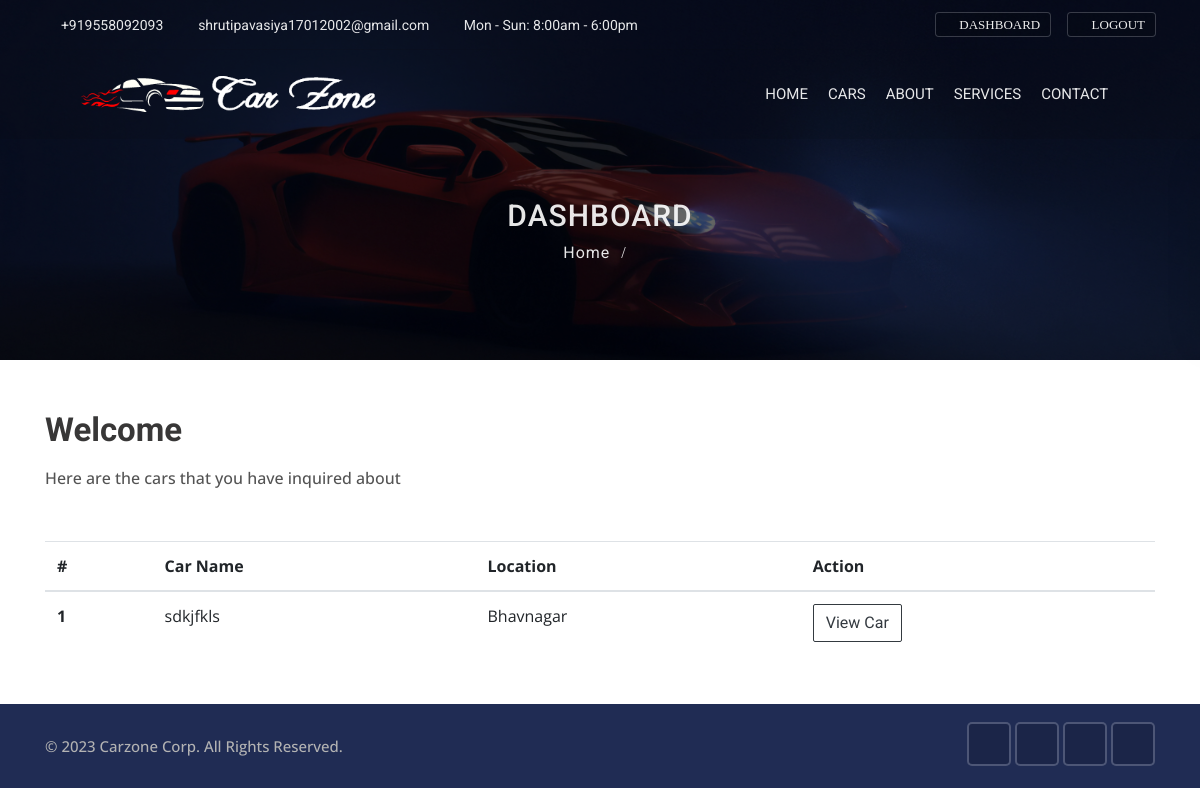
The app's page /accounts/dashboard (signed in), older data.
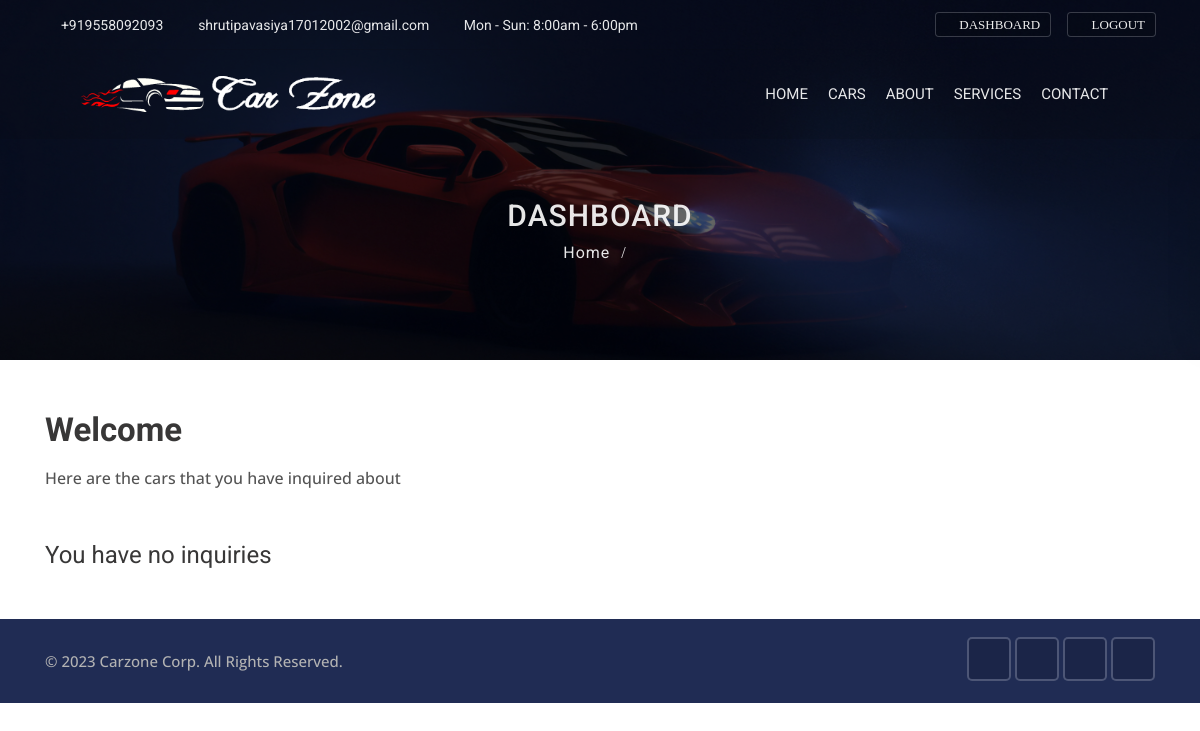
The same page, newer data.
### contacts/models.py (models this page shows, shortened)
class Contact(models.Model):
    first_name = models.CharField(max_length=100)
    last_name = models.CharField(max_length=100)
    car_id = models.IntegerField()
    customer_need = models.CharField(max_length=100)
    car_title = models.CharField(max_length=100)
    city = models.CharField(max_length=100)
    state = models.CharField(max_length=100)
    email = models.EmailField(max_length=100)
    phone = models.CharField(max_length=100)
    message = models.TextField(blank=True)
    user_id = models.IntegerField(blank=True)
    create_date = models.DateTimeField(blank=True, default=datetime.now)

### accounts/views.py (the view)
# urls.py: path('dashboard', views.dashboard, name='dashboard'),
@login_required(login_url = 'login')
def dashboard(request):
    user_inquiry = Contact.objects.order_by('-create_date').filter(user_id=request.user.id)
    data = {
        'inquiries': user_inquiry,
    }
    return render(request, 'accounts/dashboard.html', data)

### templates/accounts/dashboard.html (shortened to what this page needs)
{% extends 'base.html' %}
{% block content %}
<div class="sub-banner overview-bgi">
    <div class="container breadcrumb-area">
        <div class="breadcrumb-areas">
            <h1>Dashboard</h1>
            <ul class="breadcrumbs">
                <li><a href="{% url 'home' %}">Home</a></li>
                <li class="active">{{user.first_name}}</li>
            </ul>
        </div>
    </div>
</div>
<div class="container mt-50 mb-50">
	<div class="main-title" style="text-align:left !important;">
            <h1>Welcome </h1>
            <p>Here are the cars that you have inquired about</p>
        </div>
        {% if inquiries %}
            <table class="table table-hover">
              <thead>
              <tr>
                <th scope="col">#</th>
                <th scope="col">Car Name</th>
                <th scope="col">Location</th>
                <th scope="col">Action</th>
              </tr>
              </thead>
              <tbody>
              {% for inquiry in inquiries %}
                <tr>
                  <th scope="row">1</th>
                  <td>{{inquiry.car_title}}</td>
                  <td>{{inquiry.city}}</td>
                  <td><a href="{% url 'car_detail' inquiry.car_id %}" class="btn btn-outline-dark">View Car</a></td>
                </tr>
              {% endfor %}
              </tbody>
            </table>
        {% else %}
          <h4>You have no inquiries</h4>
        {% endif %}
</div>
{% endblock %}

### templates/base.html (shortened to what this page needs)
{% load static %}
<!DOCTYPE html>
<html>
<head>
    <link rel="stylesheet" type="text/css" href="{% static 'css/bootstrap.min.css' %}">
    <link rel="stylesheet" type="text/css" href="{% static 'css/animate.min.css' %} ">
    <link rel="stylesheet" type="text/css" href="{% static 'css/bootstrap-submenu.css' %}">
    <link rel="stylesheet" type="text/css" href="{% static 'css/bootstrap-select.min.css' %}">
    <link rel="stylesheet" type="text/css" href="{% static 'css/magnific-popup.css' %}">
    <link rel="stylesheet" type="text/css" href="{% static 'fonts/font-awesome/css/font-awesome.min.css' %}">
    <link rel="stylesheet" type="text/css" href="{% static 'fonts/flaticon/font/flaticon.css' %}">
    <link rel="stylesheet" type="text/css" href="{% static 'fonts/linearicons/style.css' %}">
    <link rel="stylesheet" type="text/css"  href="{% static 'css/jquery.mCustomScrollbar.css' %}">
    <link rel="stylesheet" type="text/css"  href="{% static 'css/dropzone.css' %}">
    <link rel="stylesheet" type="text/css"  href="{% static 'css/slick.css' %}">
    <link rel="stylesheet" type="text/css"  href="{% static 'css/lightbox.min.css' %}">
    <link rel="stylesheet" type="text/css"  href="{% static 'css/jnoty.css' %}">
    <link rel="stylesheet" type="text/css" href="{% static 'css/style.css' %}">
    <link rel="stylesheet" type="text/css" id="style_sheet" href="{% static 'css/skins/red.css' %}">
    <link rel="stylesheet" type="text/css" href="{% static 'css/ie10-viewport-bug-workaround.css' %}">
</head>
<body>
{% include 'includes/topbar.html' %}
{% include 'includes/navbar.html' %}
{% block content %}
{% endblock %}
{% include 'includes/footer.html' %}
</body>
</html>

### templates/includes/topbar.html (shortened to what this page needs)
<header class="top-header th-2 top-header-bg">
    <div class="container">
        <div class="row">
            <div class="col-lg-8 col-md-8 col-sm-7">
                <div class="list-inline">
                    <a href="tel:+91 9558092093"><i class="fa fa-phone"></i>+919558092093</a>
                    <a href="mailto:shrutipavasiya17012002@gmail.com"><i class="fa fa-envelope"></i>shrutipavasiya17012002@gmail.com
                    </a>
                    <a href="#"><i class="fa fa-clock-o"></i>Mon - Sun: 8:00am - 6:00pm</a>
                </div>
            </div>
            <div class="col-lg-4 col-md-4 col-sm-5">
                <ul class="top-social-media pull-right">
                    {% if user.is_authenticated %}
                        <li>
                            <a href="{% url 'dashboard' %}" class="sign-in"><i class="fa fa-tachometer"></i>
                                Dashboard</a>
                        </li>
                        <li>
                            <a href="javascript:{document.getElementById('logout').submit()}" class="sign-in"><i
                                    class="fa fa-sign-out"></i> Logout</a>
                        </li>
                    {% endif %}
                </ul>
            </div>
        </div>
    </div>
</header>

### templates/includes/navbar.html (shortened to what this page needs)
{% load static %}
<header class="main-header sticky-header header-with-top">
    <div class="container">
        <nav class="navbar navbar-expand-lg navbar-light">
            <a class="navbar-brand company-logo" href="{% url 'home' %}">
                <img src="">
            </a>
            <div class="navbar-collapse collapse w-100" id="navbar">
                <ul class="navbar-nav ml-auto">
                    <li class="nav-item">
                        <a
                          {% if '/' == request.path %}
                          class="nav-link active"
                          {% else %}
                          class="nav-link"
                          {% endif %}
                         href="{% url 'home' %}">
                            Home
                        </a>
                    </li>
                    <li class="nav-item">
                        <a
                        {% if 'cars' in request.path %}
                        class="nav-link active"
                        {% else %}
                        class="nav-link"
                        {% endif %}
                         href="{% url 'cars' %}">
                            Cars
                        </a>
                    </li>
                    <li class="nav-item">
                        <a
                        {% if 'about' in request.path %}
                        class="nav-link active"
                        {% else %}
                        class="nav-link"
                        {% endif %}
                         href="{% url 'about' %}">
                            About
                        </a>
                    </li>
                    <li class="nav-item">
                        <a
                        {% if 'services' in request.path %}
                        class="nav-link active"
                        {% else %}
                        class="nav-link"
                        {% endif %}
                         href="{% url 'services' %}">
                            Services
                        </a>
                    </li>
                    <li class="nav-item dropdown">
                        <a
                        {% if 'contact' in request.path %}
                        class="nav-link active"
                        {% else %}
                        class="nav-link"
                        {% endif %}
                         href="{% url 'contact' %}">Contact</a>
                    </li>
                    <li class="nav-item dropdown m-hide">
                        <a href="#full-page-search" class="nav-link h-icon">
                            <i class="fa fa-search"></i>
                        </a>
                    </li>
                </ul>
            </div>
        </nav>
    </div>
</header>

### templates/includes/footer.html
<footer class="footer">
    <div class="sub-footer">
        <div class="container">
            <div class="row">
                <div class="col-lg-8">
                    <p class="copy">© {% now 'Y' %} Carzone Corp. All Rights Reserved.</p>
                </div>
                <div class="col-lg-4">
                    <div class="social-list-2">
                        <ul>
                            <li><a href="https://facebook.com/" target="_blank" class="facebook-bg"><i class="fa fa-facebook"></i></a></li>
                            <li><a href="https://twitter.com/" target="_blank" class="twitter-bg"><i class="fa fa-twitter"></i></a></li>
                            <li><a href="https://google.com/" target="_blank" class="google-bg"><i class="fa fa-google-plus"></i></a></li>
                            <li><a href="https://linkedin.com/ " target="_blank" class="linkedin-bg"><i class="fa fa-linkedin"></i></a></li>
                        </ul>
                    </div>
                </div>
            </div>
        </div>
    </div>
</footer>

Row changes from the older to the newer data that the page shows:
removed Contact: car_title "sdkjfkls", city "Bhavnagar"
Text that changed along with them:
text no longer shown: "# Car Name Location Action"
text now shown: "You have no inquiries"
